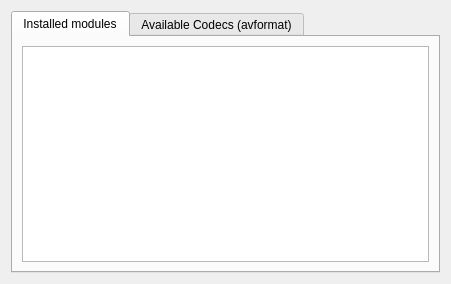
<?xml version="1.0" encoding="UTF-8"?>
<ui version="4.0">
 <class>WizardMltCheck_UI</class>
 <widget class="QWidget" name="WizardMltCheck_UI">
  <property name="geometry">
   <rect>
    <x>0</x>
    <y>0</y>
    <width>451</width>
    <height>284</height>
   </rect>
  </property>
  <layout class="QGridLayout" name="gridLayout_3">
   <item row="0" column="0">
    <widget class="QTabWidget" name="tabWidget">
     <property name="currentIndex">
      <number>0</number>
     </property>
     <widget class="QWidget" name="tab">
      <attribute name="title">
       <string>Installed modules</string>
      </attribute>
      <layout class="QGridLayout" name="gridLayout_2">
       <item row="0" column="0">
        <widget class="QTreeWidget" name="programList">
         <property name="sizePolicy">
          <sizepolicy hsizetype="MinimumExpanding" vsizetype="Expanding">
           <horstretch>0</horstretch>
           <verstretch>0</verstretch>
          </sizepolicy>
         </property>
         <property name="alternatingRowColors">
          <bool>true</bool>
         </property>
         <property name="rootIsDecorated">
          <bool>false</bool>
         </property>
         <property name="columnCount">
          <number>2</number>
         </property>
         <attribute name="headerVisible">
          <bool>false</bool>
         </attribute>
         <attribute name="headerVisible">
          <bool>false</bool>
         </attribute>
         <column>
          <property name="text">
           <string>1</string>
          </property>
         </column>
         <column>
          <property name="text">
           <string notr="true">2</string>
          </property>
         </column>
        </widget>
       </item>
      </layout>
     </widget>
     <widget class="QWidget" name="tab_2">
      <attribute name="title">
       <string>Available Codecs (avformat)</string>
      </attribute>
      <layout class="QGridLayout" name="gridLayout">
       <item row="1" column="0">
        <widget class="QListWidget" name="acodecs_list">
         <property name="alternatingRowColors">
          <bool>true</bool>
         </property>
        </widget>
       </item>
       <item row="1" column="1">
        <widget class="QListWidget" name="vcodecs_list">
         <property name="alternatingRowColors">
          <bool>true</bool>
         </property>
        </widget>
       </item>
       <item row="1" column="2">
        <widget class="QListWidget" name="formats_list">
         <property name="alternatingRowColors">
          <bool>true</bool>
         </property>
        </widget>
       </item>
       <item row="0" column="2">
        <widget class="QLabel" name="label_3">
         <property name="text">
          <string>Formats</string>
         </property>
        </widget>
       </item>
       <item row="0" column="1">
        <widget class="QLabel" name="label_2">
         <property name="text">
          <string>Video Codecs</string>
         </property>
        </widget>
       </item>
       <item row="0" column="0">
        <widget class="QLabel" name="label">
         <property name="text">
          <string>Audio Codecs</string>
         </property>
        </widget>
       </item>
      </layout>
      <zorder>acodecs_list</zorder>
      <zorder>vcodecs_list</zorder>
      <zorder>formats_list</zorder>
      <zorder>label_3</zorder>
      <zorder>label_2</zorder>
      <zorder>label</zorder>
     </widget>
    </widget>
   </item>
  </layout>
 </widget>
 <resources/>
 <connections/>
</ui>
